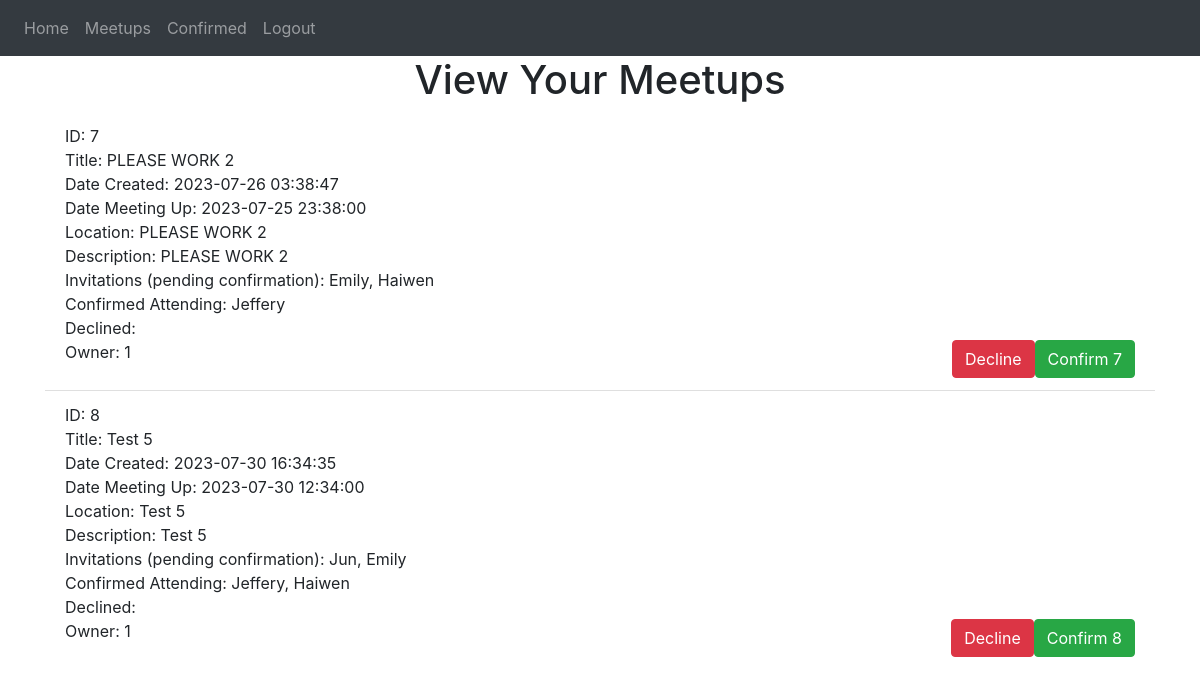
The page /view_meetups (signed in) on the database as committed earlier.
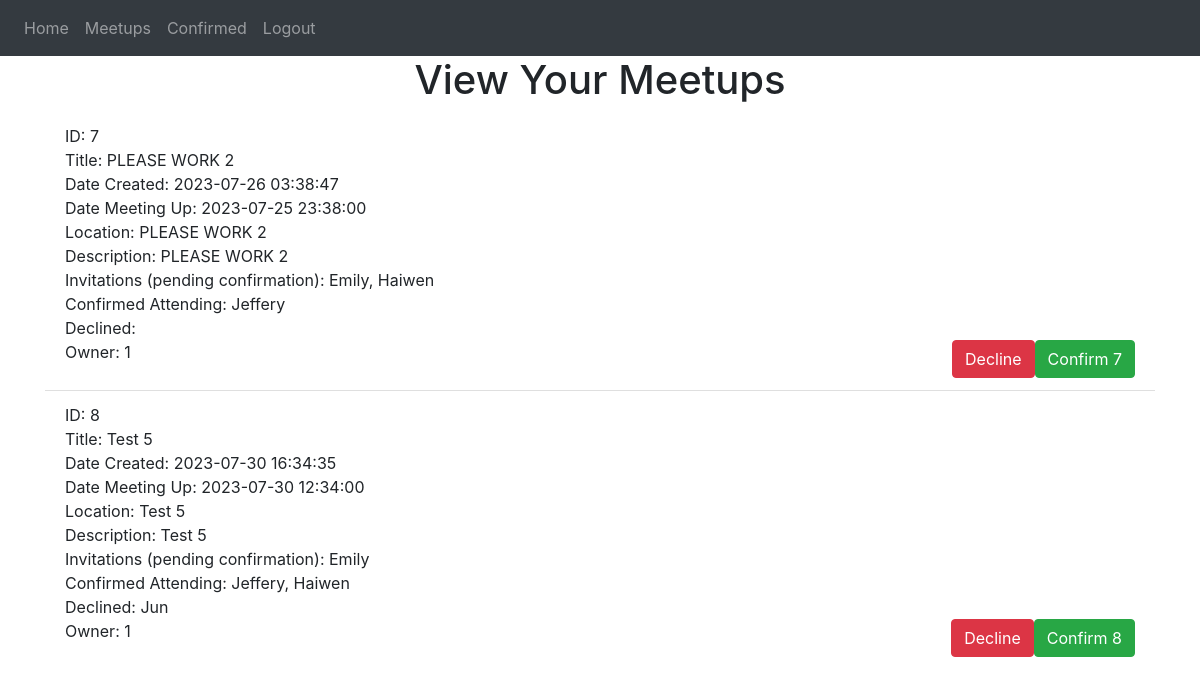
The same page on the database as committed later.
### website/models.py (models this page shows)
class Meetup(db.Model):
    id = db.Column(db.Integer, primary_key=True)
    date_created = db.Column(db.DateTime(timezone=True), default=func.now()) # gets current date and time, store it as date
    date_meetup = db.Column(db.DateTime)
    title = db.Column(db.String(10000))
    location = db.Column(db.String(10000))
    description = db.Column(db.String(10000))
    invitations = db.Column(db.String(10000))
    confirmed = db.Column(db.String(10000))
    declined = db.Column(db.String(10000))
    owner = db.Column(db.Integer)

### website/views.py (the view)
@views.route('/view_meetups', methods=['GET', 'POST']) #decorator: whenever you go to the / URL, whatever in hom() will run
@login_required
def view_meetups():
    invites = ""
    confirmation = ""
    confirmSearch = " " + str(current_user.id) + " "
    firstInv = True
    firstConf = True
    for meetup in current_user.meetups:
        invites = invites + "   "
        confirmation = confirmation + "   "
        firstInv = True
        firstConf = True
        for user in meetup.user:
            userSearch = " " + str(user.id) + " "
            if meetup.confirmed.find(userSearch)  != -1:
                if firstConf:
                    confirmation  = confirmation + user.first_name
                    firstConf = False
                else:
                    confirmation  = confirmation + ", " + user.first_name
            else:
                if firstInv:
                    invites  = invites + user.first_name
                    firstInv = False
                else:
                    invites  = invites + ", " + user.first_name
    inviteList = invites.split("   ")
    confirmationList = confirmation.split("   ")
    return render_template("view_meetups.html", user=current_user, inviteList = inviteList, confirmSearch = confirmSearch, confirmationList = confirmationList)

### website/__init__.py (called while the page is built)
@login_manager.user_loader
def load_user(id):
    return User.query.get(int(id))

### website/templates/view_meetups.html
{% extends "base.html" %} {% block title %}View Meetups{% endblock %} {% block
content %}
<h1 align="center">View Your Meetups</h1>
<ul class="list-group list-group-flush" id="notes">
  {% set ns = namespace(inviteNumber=1) %}
  {% for meetup in user.meetups: %}
  {%if meetup.confirmed.find(confirmSearch) == -1%}
  <li class="list-group-item">
    ID: {{meetup.id}}<br />
    Title: {{ meetup.title }}<br />
    Date Created: {{ meetup.date_created }}<br />
    Date Meeting Up: {{ meetup.date_meetup}}<br />
    Location: {{meetup.location}}<br />
    Description: {{meetup.description}}<br />
    Invitations (pending confirmation): {{inviteList[ns.inviteNumber]}}<br />
    Confirmed Attending: {{confirmationList[ns.inviteNumber]}}<br />
    Declined: {{meetup.declined}}<br />
    Owner: {{meetup.owner}}
    <button
      type="button"
      class="btn btn-success float-right"
      onClick="confirmMeetup({{meetup.id}})"
    >
      <span aria-hidden="true">Confirm {{meetup.id}}</span>
    </button>
    {% if user.id == meetup.owner %}
    <button
      type="button"
      class="btn btn-success float-right"
      data-toggle="modal"
      data-target={{"#inviteModal" + meetup.id|string}}
    >
      <span aria-hidden="true">Invite{{meetup.id}}</span>
      {{"#inviteModal" + meetup.id|string}}
    </button>
    <div
      class="modal fade"
      id={{"inviteModal" + meetup.id|string}}
      tabindex="-1"
      role="dialog"
      aria-labelledby="inviteModal"
      aria-hidden="true"
    >
      <div class="modal-dialog" role="document">
        <div class="modal-content">
          <div class="modal-header">
            <h5 class="modal-title" id="inviteModalLabel">Invite</h5>
            <button
              type="button"
              class="close"
              data-dismiss="modal"
              aria-label="Close"
            >
              <span aria-hidden="true">&times;</span>
            </button>
          </div>
          <div class="modal-body">
            <form onkeydown="return event.key != 'Enter';">
              <div class="form-group">
                <label for={{"invite-user" + meetup.id|string}} class="col-form-label"
                  >Please enter the emails of additionally users you would like to invite seperated by a space: {{meetup.id}}</label
                >
                <input type="text" class="form-control" id={{"invite-user" + meetup.id|string}} placeholder="e.g. Bob72@gmail.com Stacy6@hotmail John77@gmail.com"/>
              </div>
            </form>
          </div>
          <div class="modal-footer">
            <button
              type="button"
              class="btn btn-secondary"
              data-dismiss="modal"
              aria-label="Close"
            >
              Close
            </button>
            <button
              type="button"
              class="btn btn-primary"
              onClick="invite({{meetup.id}}, '/view_meetups')"
              data-dismiss="modal"
              aria-label="Confirm"
            >
              Confirm
            </button>
          </div>
        </div>
      </div>
    </div>
    <button
      type="button"
      class="btn btn-warning float-right"
      data-toggle="modal"
      data-target={{"#ownerModal" + meetup.id|string}}
    >
      <span aria-hidden="true">Transfer Ownership</span>
    </button>
    <div
      class="modal fade"
      id={{"ownerModal" + meetup.id|string}}
      tabindex="-1"
      role="dialog"
      aria-labelledby="ownerModal"
      aria-hidden="true"
    >
      <div class="modal-dialog" role="document">
        <div class="modal-content">
          <div class="modal-header">
            <h5 class="modal-title" id="ownerModalLabel">Transfer Ownership</h5>
            <button
              type="button"
              class="close"
              data-dismiss="modal"
              aria-label="Close"
            >
              <span aria-hidden="true">&times;</span>
            </button>
          </div>
          <div class="modal-body">
            <form onkeydown="return event.key != 'Enter';">
              <div class="form-group">
                <label for={{"new-owner" + meetup.id|string}} class="col-form-label"
                  >New Owner Email: {{meetup.id}}</label
                >
                <input type="text" class="form-control" id={{"new-owner" + meetup.id|string}} />
              </div>
            </form>
          </div>
          <div class="modal-footer">
            <button
              type="button"
              class="btn btn-secondary"
              data-dismiss="modal"
              aria-label="Close"
            >
              Close
            </button>
            <button
              type="button"
              class="btn btn-primary"
              onClick="newOwner({{meetup.id}}, '/view_meetups')"
              data-dismiss="modal"
              aria-label="Confirm"
            >
              Confirm
            </button>
          </div>
        </div>
      </div>
    </div>
    <button
      type="button"
      class="btn btn-danger float-right"
      onClick="deleteMeetup({{meetup.id}}, '/view_meetups')"
    >
      <span aria-hidden="true">Delete</span>
    </button>
    {% else %}
    <button
      type="button"
      class="btn btn-danger float-right"
      onClick="declineMeetup({{meetup.id}}, '/view_meetups')"
    >
      <span aria-hidden="true">Decline</span>
    </button>
    {% endif %}
  </li>
  {% endif %} {% set ns.inviteNumber = ns.inviteNumber+1 %} {% endfor %}
</ul>
{% endblock %}

### website/templates/base.html (shortened to what this page needs)
<!DOCTYPE html>
<html>
  <head>
    <link
      rel="stylesheet"
      href="https://stackpath.bootstrapcdn.com/bootstrap/4.4.1/css/bootstrap.min.css"
    />
    <link
      rel="stylesheet"
      href="https://stackpath.bootstrapcdn.com/font-awesome/4.7.0/css/font-awesome.min.css"
    />
  </head>
  <body>
    <nav class="navbar navbar-expand-lg navbar-dark bg-dark">
      <div class="collapse navbar-collapse" id="navbar">
        <div class="navbar-nav">
          {% if user.is_authenticated %}
          <a class="nav-item nav-link" id="home" href="/">Home</a>
          <a class="nav-item nav-link" id="view_meetups" href="/view_meetups">Meetups</a>
          <a class="nav-item nav-link" id="confirmed" href="/confirmed">Confirmed</a>
          <a class="nav-item nav-link" id="logout" href="/logout">Logout</a>
          {% else %}
          <a class="nav-item nav-link" id="signUp" href="/sign-up">Sign Up</a>
          <a class="nav-item nav-link" id="login" href="/login">Login</a>
          {%  endif %}
        </div>
      </div>
    </nav>
    <div class="container">{% block content %} {% endblock %}</div>
  </body>
</html>

Rows that differ between the two databases and show on the page:
changed Meetup "Test 5": inviteList "Jun, Emily" → "Emily"; declined (not shown) → "Jun"
